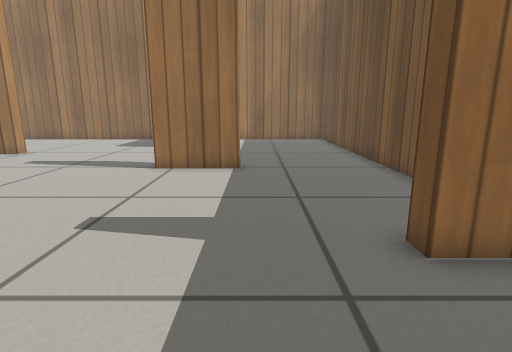
View 1 (above)

14 first-person views from a walk through a robot-simulator world made for Gazebo. The camera is 0.5 m above the floor, tilts 12° down and sees 80° across. The floor is counted in squares, 0.25 m on a side. Each view is taken from the middle of a square. On the plan, view 1 faces up. The plan holds only what a view shows up to about 17 squares ahead; the rest is blank. The place goes on beyond the plan. Simple patterns stand in for the simulator's built-in surfaces.

View 2
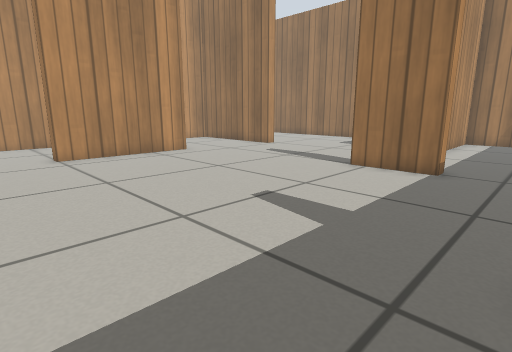

View 3
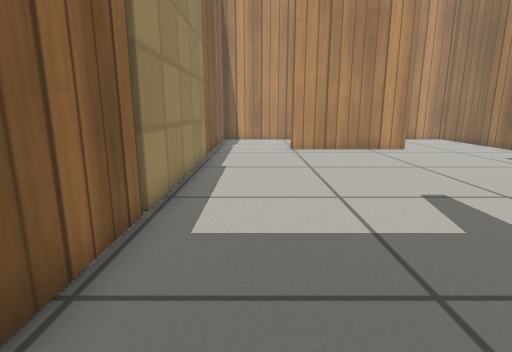

View 4
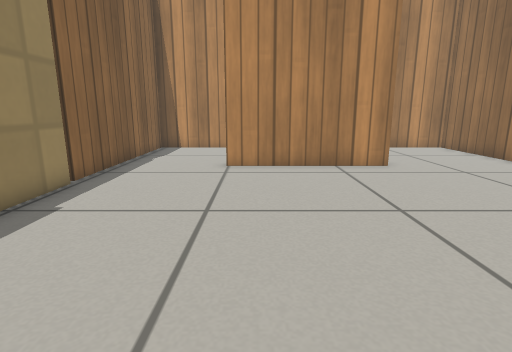

View 5
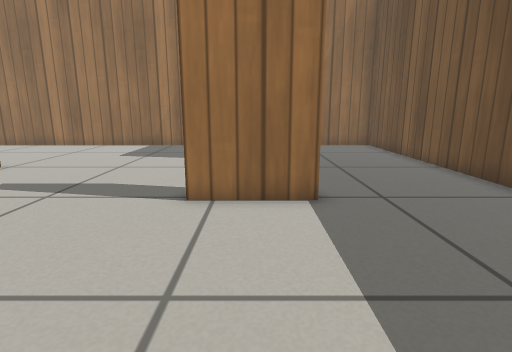

View 6
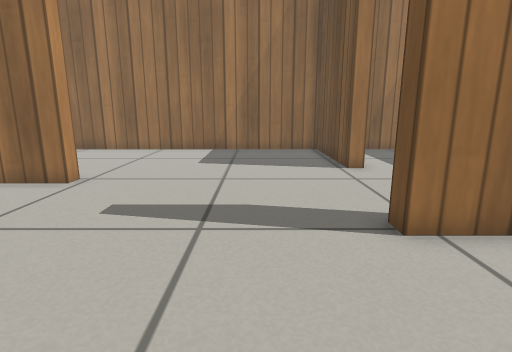

View 7
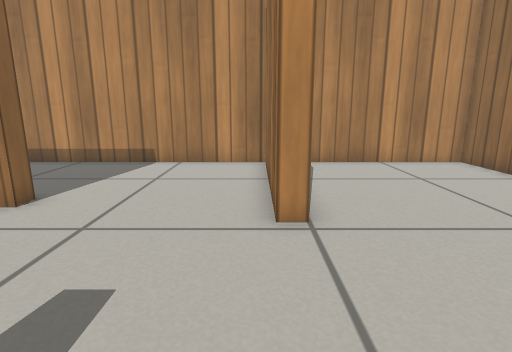

View 8
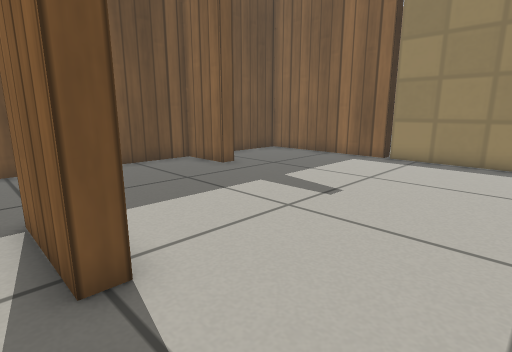

View 9
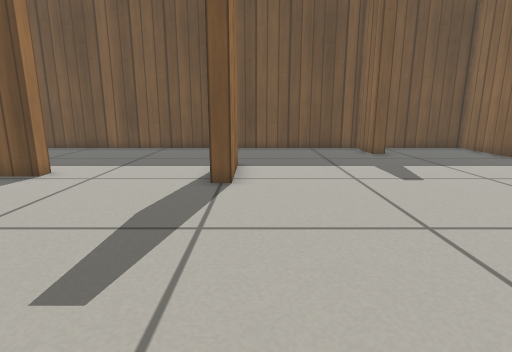

View 10
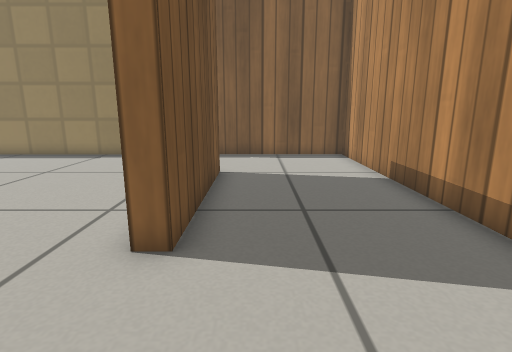

View 11
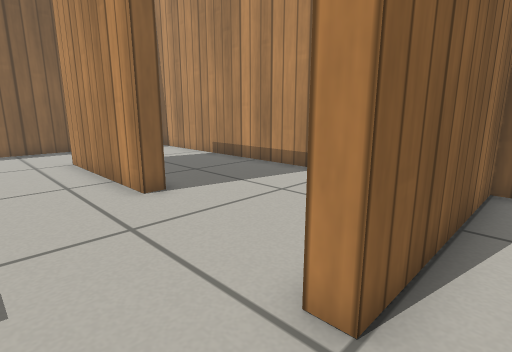

View 12
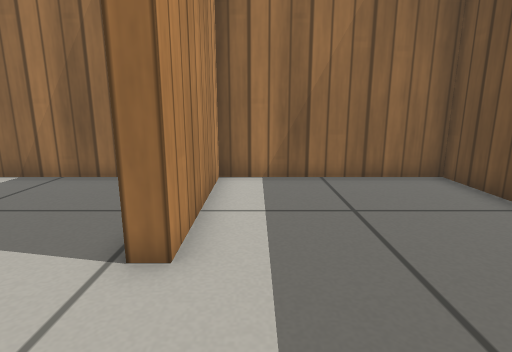

View 13
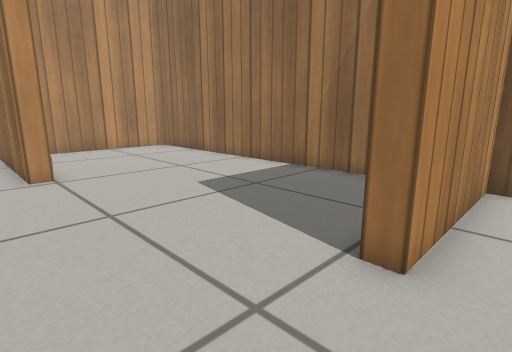

View 14
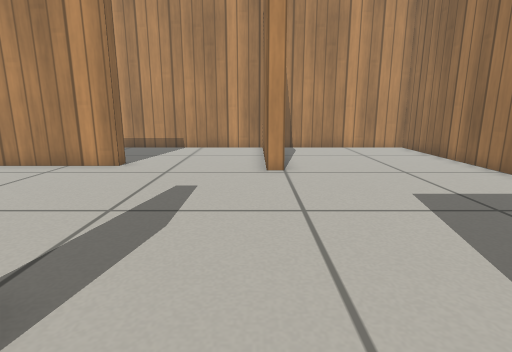

### Floor plan
Key: @ floor where view 1 was taken; # wall or solid block; . floor; L door leaf.
Columns run from 18 left of view 1 to 5 right of it. Each row starts with its distance up from view 1.
 22 ########################
 21 #..............##......#
 20 #..............##......#
 19 #..............##......#
 18 #..............##......#
 17 #..............##......#
 16 #......................#
 15 #######................#
 14 #######................#
 13 #......................#
 12 #......................#
 11 #..............###.....#
 10 #......................#
  9 #....##................#
  8 #....##................#
  7 #....##................#
  6 #....##................#
  5 #....##................#
  4 #....##..............###
  3 #....##................#
  2 #......................#
  1 #......................#
  0 #.................@....#
 -1 #########LLLLLLLL#######
 -2                 L

Where each view was taken, in squares from view 1:
view 1: 0 up, 0 right, facing up
view 2: 0 up, 2 right, facing up-left
view 3: 1 up, 4 right, facing left
view 4: 4 up, 1 left, facing left
view 5: 4 up, 2 left, facing up
view 6: 6 up, 6 left, facing up
view 7: 14 up, 6 left, facing left
view 8: 12 up, 7 left, facing down-right
view 9: 10 up, 12 left, facing right
view 10: 13 up, 14 left, facing down
view 11: 16 up, 9 left, facing down-left
view 12: 13 up, 1 left, facing up
view 13: 13 up, 1 left, facing up-left
view 14: 14 up, 1 left, facing left
